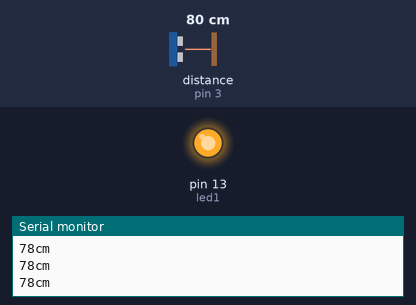
The sketch below on a simulated Arduino Uno, built with avr-gcc and run on an emulated ATmega328P. Parts: output pins drawn as LEDs (lit = HIGH), the last lines printed to the serial monitor. Wiring (inferred from the names in the program): ultrasonic range finder: trigger pin 2; echo pin 3. The test bench sets the inputs (shaded band); at power-on: distance to the obstacle (sensor on pin 3) 80 cm. The echo pulse lasts 58.3 µs per cm; pins used as bus, display or sensor lines are not drawn.

Above: at 1.2 s.
1.3 s: distance to the obstacle (sensor on pin 3) set to 13 cm
2.8 s: distance to the obstacle (sensor on pin 3) set to 10 cm
At 3.7 s:
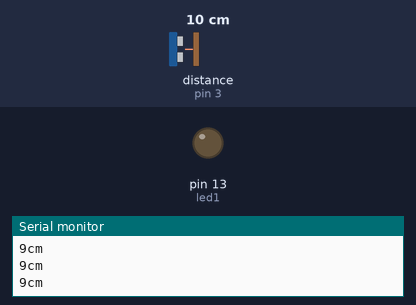
4.4 s: distance to the obstacle (sensor on pin 3) set to 18 cm
At 5.5 s:
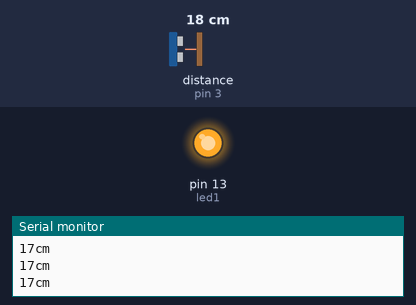
6.0 s: distance to the obstacle (sensor on pin 3) set to 2 cm
At 6.5 s:
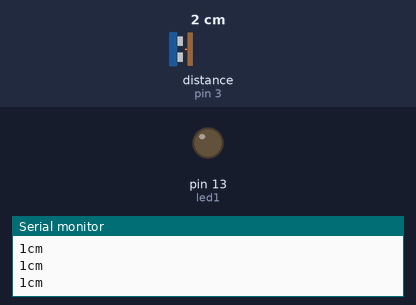
Timing chart, 0 to 8.6 s (numbered marks = the images above; inputs shaded):
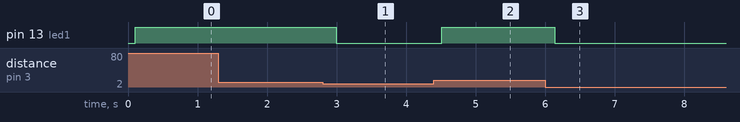

Measured:
- the behaviour switches between 12 and 11 cm on distance to the obstacle (sensor on pin 3) (found by bisection; images 0 and 1)
- after the input at 2.8 s, pin 13 (led1): HIGH → LOW after 0.19 s
- after the input at 4.4 s, pin 13 (led1): LOW → HIGH after 0.11 s
- after the input at 6.0 s, pin 13 (led1): HIGH → LOW after 0.14 s

The sketch:

S12_S1_2.ino
```cpp
int trigger = 2;
int echo = 3;
int led1 = 13;

long distance = 0;

void setup() {
  pinMode(trigger, OUTPUT);
  pinMode(led1, OUTPUT);
  pinMode(echo, INPUT);
  Serial.begin(9600);
}

void loop() {
  // Logic of sensor HC-SR04
  digitalWrite(trigger, 1);
  delayMicroseconds(10);
  digitalWrite(trigger, 0);
  distance = pulseIn(echo, 1) * 0.017;

  // Report distance in the serial monitor
  Serial.print(distance);
  Serial.println("cm");
  delay(100);

  // Led1 logic
  if(distance > 10) {
    digitalWrite(led1, 1);
  } else {
    digitalWrite(led1, 0);
  }
}
```
